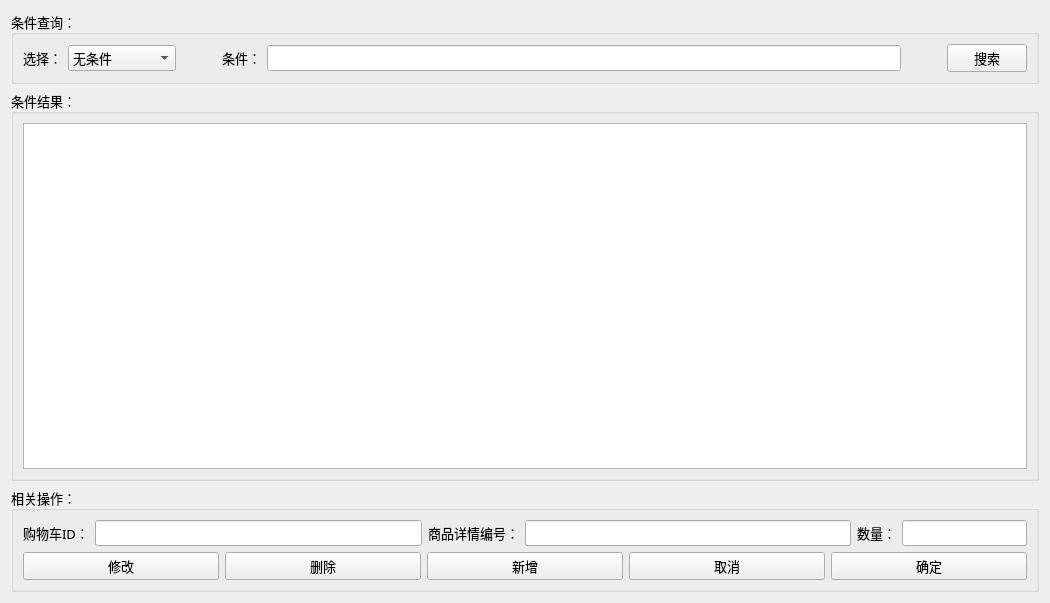
<?xml version="1.0" encoding="UTF-8"?>
<ui version="4.0">
 <class>ShopCartMS</class>
 <widget class="QWidget" name="ShopCartMS">
  <property name="geometry">
   <rect>
    <x>0</x>
    <y>0</y>
    <width>1050</width>
    <height>603</height>
   </rect>
  </property>
  <property name="windowTitle">
   <string>Form</string>
  </property>
  <layout class="QGridLayout" name="gridLayout">
   <item row="0" column="0">
    <widget class="QGroupBox" name="groupBox">
     <property name="font">
      <font>
       <family>新宋体</family>
       <pointsize>10</pointsize>
      </font>
     </property>
     <property name="title">
      <string>条件查询：</string>
     </property>
     <layout class="QGridLayout" name="gridLayout_3">
      <item row="0" column="0">
       <layout class="QHBoxLayout" name="horizontalLayout">
        <item>
         <widget class="QLabel" name="label">
          <property name="text">
           <string>选择：</string>
          </property>
         </widget>
        </item>
        <item>
         <widget class="QComboBox" name="cb_condition">
          <item>
           <property name="text">
            <string>无条件</string>
           </property>
          </item>
          <item>
           <property name="text">
            <string>购物车编号</string>
           </property>
          </item>
          <item>
           <property name="text">
            <string>商品详情编号</string>
           </property>
          </item>
          <item>
           <property name="text">
            <string>数量</string>
           </property>
          </item>
         </widget>
        </item>
        <item>
         <spacer name="horizontalSpacer">
          <property name="orientation">
           <enum>Qt::Horizontal</enum>
          </property>
          <property name="sizeType">
           <enum>QSizePolicy::Fixed</enum>
          </property>
          <property name="sizeHint" stdset="0">
           <size>
            <width>40</width>
            <height>20</height>
           </size>
          </property>
         </spacer>
        </item>
        <item>
         <widget class="QLabel" name="label_2">
          <property name="text">
           <string>条件：</string>
          </property>
         </widget>
        </item>
        <item>
         <widget class="QLineEdit" name="le_condition"/>
        </item>
        <item>
         <spacer name="horizontalSpacer_2">
          <property name="orientation">
           <enum>Qt::Horizontal</enum>
          </property>
          <property name="sizeType">
           <enum>QSizePolicy::Fixed</enum>
          </property>
          <property name="sizeHint" stdset="0">
           <size>
            <width>40</width>
            <height>20</height>
           </size>
          </property>
         </spacer>
        </item>
        <item>
         <widget class="QPushButton" name="pb_search">
          <property name="text">
           <string>搜索</string>
          </property>
         </widget>
        </item>
       </layout>
      </item>
     </layout>
    </widget>
   </item>
   <item row="1" column="0">
    <widget class="QGroupBox" name="groupBox_2">
     <property name="font">
      <font>
       <family>新宋体</family>
       <pointsize>10</pointsize>
      </font>
     </property>
     <property name="title">
      <string>条件结果：</string>
     </property>
     <layout class="QGridLayout" name="gridLayout_6">
      <item row="0" column="0">
       <widget class="QTableWidget" name="tableWidget"/>
      </item>
     </layout>
    </widget>
   </item>
   <item row="2" column="0">
    <widget class="QGroupBox" name="groupBox_3">
     <property name="font">
      <font>
       <family>新宋体</family>
       <pointsize>10</pointsize>
      </font>
     </property>
     <property name="title">
      <string>相关操作：</string>
     </property>
     <layout class="QGridLayout" name="gridLayout_4">
      <item row="0" column="0">
       <widget class="QLabel" name="label_3">
        <property name="text">
         <string>购物车ID：</string>
        </property>
       </widget>
      </item>
      <item row="0" column="1">
       <widget class="QLineEdit" name="le_id"/>
      </item>
      <item row="0" column="2">
       <widget class="QLabel" name="label_4">
        <property name="text">
         <string>商品详情编号：</string>
        </property>
       </widget>
      </item>
      <item row="0" column="3">
       <widget class="QLineEdit" name="le_detailID"/>
      </item>
      <item row="0" column="4">
       <widget class="QLabel" name="label_5">
        <property name="text">
         <string>数量：</string>
        </property>
       </widget>
      </item>
      <item row="0" column="5">
       <widget class="QLineEdit" name="le_count">
        <property name="sizePolicy">
         <sizepolicy hsizetype="Preferred" vsizetype="Fixed">
          <horstretch>0</horstretch>
          <verstretch>0</verstretch>
         </sizepolicy>
        </property>
       </widget>
      </item>
      <item row="1" column="0" colspan="6">
       <layout class="QGridLayout" name="gridLayout_2">
        <item row="0" column="0">
         <widget class="QPushButton" name="pb_modify">
          <property name="text">
           <string>修改</string>
          </property>
         </widget>
        </item>
        <item row="0" column="1">
         <widget class="QPushButton" name="pb_delete">
          <property name="sizePolicy">
           <sizepolicy hsizetype="Minimum" vsizetype="Fixed">
            <horstretch>0</horstretch>
            <verstretch>0</verstretch>
           </sizepolicy>
          </property>
          <property name="text">
           <string>删除</string>
          </property>
         </widget>
        </item>
        <item row="0" column="2">
         <widget class="QPushButton" name="pb_add">
          <property name="text">
           <string>新增</string>
          </property>
         </widget>
        </item>
        <item row="0" column="3">
         <widget class="QPushButton" name="pb_cancel">
          <property name="text">
           <string>取消</string>
          </property>
         </widget>
        </item>
        <item row="0" column="4">
         <widget class="QPushButton" name="pb_ensure">
          <property name="sizePolicy">
           <sizepolicy hsizetype="Minimum" vsizetype="Preferred">
            <horstretch>0</horstretch>
            <verstretch>0</verstretch>
           </sizepolicy>
          </property>
          <property name="text">
           <string>确定</string>
          </property>
         </widget>
        </item>
       </layout>
      </item>
     </layout>
    </widget>
   </item>
  </layout>
 </widget>
 <resources/>
 <connections/>
</ui>
